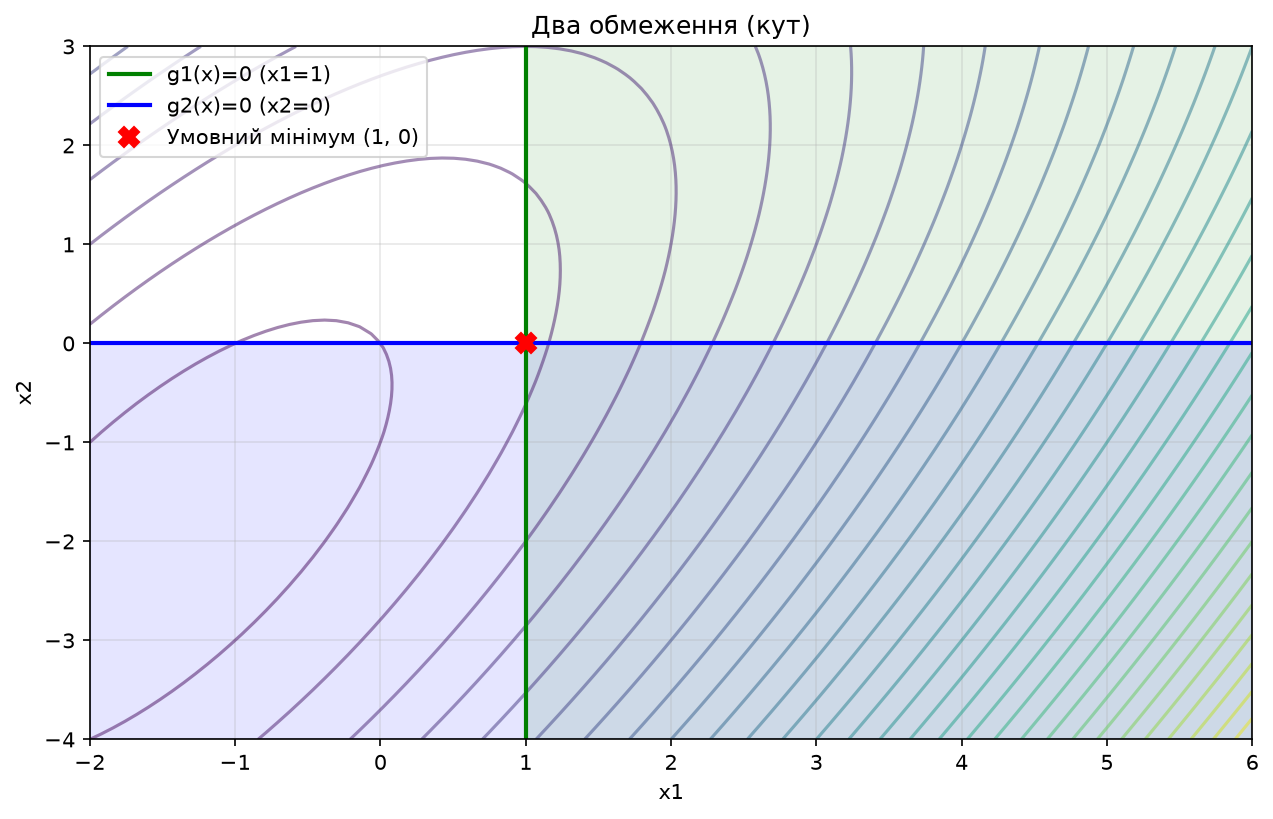

Python code for this plot:
import numpy as np
import matplotlib.pyplot as plt

def F(x):
    return 2*x[0]**2 + x[1]**2 - 2*x[0]*x[1] + 2*x[0] + x[1]

def grad_F(x):
    return np.array([4*x[0] - 2*x[1] + 2, -2*x[0] + 2*x[1] + 1])

def g1(x): return 1.0 - x[0]
def grad_g1(x): return np.array([-1.0, 0.0])

def g2(x): return x[1]
def grad_g2(x): return np.array([0.0, 1.0])

def golden_section(phi, a, b, eps=1e-6):
    tau = (np.sqrt(5) - 1) / 2
    x1, x2 = b - tau * (b - a), a + tau * (b - a)
    f1, f2 = phi(x1), phi(x2)
    while (b - a) > eps:
        if f1 <= f2:
            b, x2, f2 = x2, x1, f1
            x1 = b - tau * (b - a); f1 = phi(x1)
        else:
            a, x1, f1 = x1, x2, f2
            x2 = a + tau * (b - a); f2 = phi(x2)
    return (a + b) / 2

def svenn(phi, x0=0.0, delta=0.01):
    x, f0 = x0, phi(x0)
    x_prev, f_prev = x, f0
    x += delta; f_curr = phi(x)
    if f_curr > f0:
        delta = -delta; x, f_curr = x0 + delta, phi(x0 + delta)
    while f_curr < f_prev:
        delta *= 2.0; x_prev, f_prev = x, f_curr
        x += delta; f_curr = phi(x)
    return min(x_prev, x), max(x_prev, x)

def line_search(F, x, d):
    phi = lambda h: F(x + h*d)
    a, b = svenn(phi, 0.0, 0.01)
    return golden_section(phi, a, b, 1e-6)

def fletcher_reeves(F_func, grad_func, x0, eps=0.01, n_dim=2):
    x = np.array(x0, float)
    g_val = grad_func(x)
    d = -g_val
    k = 0
    while np.linalg.norm(g_val) > eps and k < 100:
        h = line_search(F_func, x, d)
        x = x + h * d
        g_new = grad_func(x)
        beta = (g_new @ g_new) / (g_val @ g_val)
        if (k + 1) % n_dim == 0: beta = 0.0
        d = -g_new + beta * d
        g_val = g_new
        k += 1
    return x, k

def sphere_descent(F_func, grad_func, x0, eps=0.01):
    x = np.array(x0, float)
    h = 1.0
    k = 0
    while True:
        g_val = grad_func(x)
        if np.linalg.norm(g_val) <= eps or k > 1000: break
        while True:
            x_new = x - h * (g_val / np.linalg.norm(g_val))
            if F_func(x_new) < F_func(x):
                break
            h /= 2.0
            if h < 1e-10: return x, k
        x = x_new
        k += 1
        h = min(h * 1.2, 1.0)
    return x, k

if __name__ == "__main__":
    print("="*85)
    
    x0_barrier = np.array([5.0, -2.0]) 
    mu = 10.0
    eps = 0.01
    x = x0_barrier.copy()
    
    print(f"{'k':>2} | {'mu':>8} | {'x1':>8} | {'x2':>8} | {'F(x)':>8} | {'g1(x)':>8} | {'g2(x)':>8} | {'lam1':>8} | {'lam2':>8}")
    print("-" * 85)
    
    for k in range(10):
        def Phi(xx):
            g1v, g2v = g1(xx), g2(xx)
            if g1v >= 0 or g2v >= 0: return float('inf')
            return F(xx) - mu * (np.log(-g1v) + np.log(-g2v))
            
        def grad_Phi(xx):
            g1v, g2v = g1(xx), g2(xx)
            return grad_F(xx) - mu / g1v * grad_g1(xx) - mu / g2v * grad_g2(xx)
            
        x, iters = fletcher_reeves(Phi, grad_Phi, x, eps)
        
        g1x, g2x = g1(x), g2(x)
        lam1 = -mu / g1x if g1x < 0 else 0
        lam2 = -mu / g2x if g2x < 0 else 0
        
        print(f"{k:>2} | {mu:>8.4f} | {x[0]:>8.4f} | {x[1]:>8.4f} | {F(x):>8.4f} | {g1x:>8.4f} | {g2x:>8.4f} | {lam1:>8.4f} | {lam2:>8.4f}")
        
        if mu * 2 <= eps: break
        mu /= 10.0

    print("Аналітично точно: x* = (1; 0), F* = 4, lambda = (5; 1)\n")

    print("="*85)
    
    def g_circle(x): return 16.0 - x[0]**2 - x[1]**2
    def grad_g_circle(x): return np.array([-2.0*x[0], -2.0*x[1]])
    
    x0_circle = np.array([5.0, 1.0]) 
    mu = 10.0
    x = x0_circle.copy()
    
    print(f"{'k':>2} | {'mu':>8} | {'x1':>8} | {'x2':>8} | {'F(x)':>8} | {'g(x)':>8} | {'||x||':>8} | {'lam':>8}")
    print("-" * 75)
    
    for k in range(10):
        def Phi_c(xx):
            gv = g_circle(xx)
            if gv >= 0: return float('inf')
            return F(xx) - mu * np.log(-gv)
            
        def grad_Phi_c(xx):
            gv = g_circle(xx)
            return grad_F(xx) - mu / gv * grad_g_circle(xx)
            
        x, iters = fletcher_reeves(Phi_c, grad_Phi_c, x, eps)
        
        gx = g_circle(x)
        norm_x = np.linalg.norm(x)
        lam = -mu / gx if gx < 0 else 0
        
        print(f"{k:>2} | {mu:>8.4f} | {x[0]:>8.4f} | {x[1]:>8.4f} | {F(x):>8.4f} | {gx:>8.4f} | {norm_x:>8.4f} | {lam:>8.4f}")
        
        if mu * 1 <= eps: break
        mu /= 10.0

    print("="*85)
    
    r_test = 100.0
    def Phi_ext(xx): 
        gv = max(0.0, g1(xx))
        return F(xx) + r_test * gv**2
    def grad_Phi_ext(xx):
        gv = max(0.0, g1(xx))
        return grad_F(xx) + 2 * r_test * gv * grad_g1(xx)
        
    x_start = np.array([5.0, 2.0])
    
    x_fr, it_fr = fletcher_reeves(Phi_ext, grad_Phi_ext, x_start, eps)
    print(f"Флетчер-Рівс:             ітерацій = {it_fr}, x = ({x_fr[0]:.4f}; {x_fr[1]:.4f})")
    
    x_sp, it_sp = sphere_descent(Phi_ext, grad_Phi_ext, x_start, eps)
    print(f"Сферична метрика (ЛР 8):  ітерацій = {it_sp}, x = ({x_sp[0]:.4f}; {x_sp[1]:.4f})")

    x1_vals = np.linspace(-2, 6, 100)
    x2_vals = np.linspace(-4, 3, 100)
    X1, X2 = np.meshgrid(x1_vals, x2_vals)
    Z = 2*X1**2 + X2**2 - 2*X1*X2 + 2*X1 + X2
    plt.figure(figsize=(10, 6))
    plt.contour(X1, X2, Z, levels=30, cmap="viridis", alpha=0.5)
    plt.axvline(x=1, color='g', lw=2, label="g1(x)=0 (x1=1)")
    plt.axhline(y=0, color='b', lw=2, label="g2(x)=0 (x2=0)")
    plt.axvspan(1, 6, color='green', alpha=0.1)
    plt.axhspan(-4, 0, color='blue', alpha=0.1)
    plt.plot(1, 0, "rX", ms=10, label="Умовний мінімум (1, 0)")
    plt.xlabel("x1"); plt.ylabel("x2")
    plt.title("Два обмеження (кут)")
    plt.legend(); plt.grid(alpha=0.3)
    plt.savefig("lab 11/part2.png", dpi=150, bbox_inches="tight")
    plt.show()
